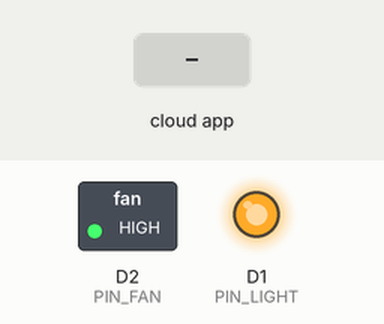
Bench run of a sketch on a simulated ESP8266 (NodeMCU). On the bench: switched loads named in the sketch (green lamp = pin HIGH), output pins drawn as LEDs (lit = HIGH). Inputs (shaded band) come from the test bench. WiFi joins after 1.5 s; servers stay silent unless stated; the Firebase database answers and starts empty; what the sketch prints to the serial monitor is not drawn.

Above: at 2.7 s.
2.8 s: the phone or cloud app sets lightStatus to 1
At 4.2 s:
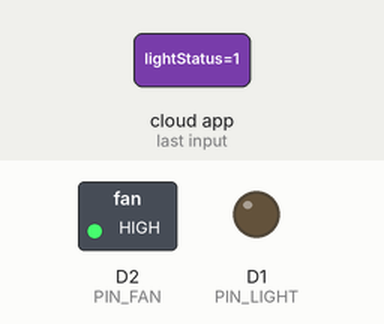
4.5 s: the phone or cloud app sets fanStatus to 1
At 5.5 s:
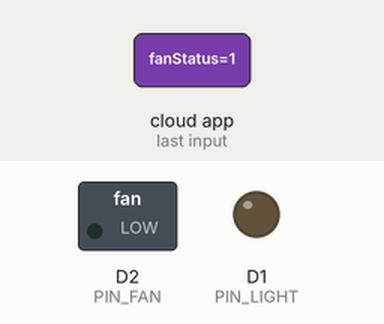
6.0 s: the phone or cloud app sets lightStatus to 0
At 7.3 s:
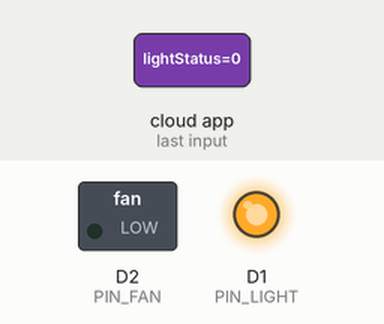
7.6 s: the phone or cloud app sets fanStatus to 0
At 8.5 s:
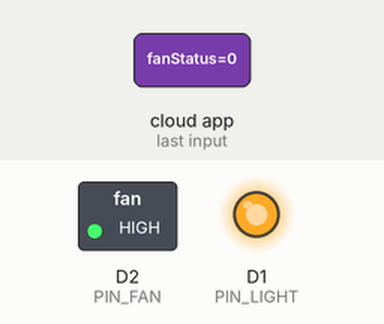
Timing chart, 0 to 10.1 s (numbered marks = the images above; inputs shaded):
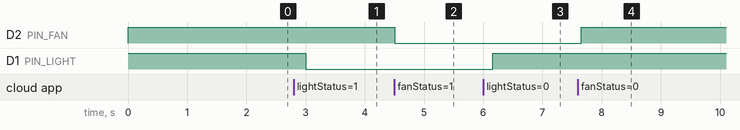

The sketch:

Example6-Relay-Dht.ino
```cpp
#include "FirebaseESP8266.h"
#include "ESP8266WiFi.h"
#include "DHTesp.h"

#define PIN_LIGHT D1
#define PIN_FAN D2
#define PIN_DHT D0

#define WIFI_SSID "wifi_name"
#define WIFI_PASSWORD "wifi_password"

#define FIREBASE_HOST "firebase_project_id.firebaseio.com"
#define FIREBASE_AUTH "firebase_database_secret"

FirebaseData firebaseData;

DHTesp dht;

const int temperatureUpdateIntervalMs = 30 * 1000; // 30 Seconds
const String temperaturePath = "temperature";
const String humidityPath = "humidity";
const String heatIndexPath = "heatIndex";
const String lightStatusPath = "lightStatus";
const String fanStatusPath = "fanStatus";
const String fanTriggerStatusPath = "fanTriggerStatus";
const String fanTriggerMinHeatIndexPath = "fanTriggerMinHeatIndex";

bool lightStatus = false;
bool fanStatus = false;
bool fanTriggerStatus = false;
float lastHeatIndex;
unsigned long lastTemperatureUpdatedTime = 0;

void setup() {
  Serial.begin(115200);
  pinMode(PIN_LIGHT, OUTPUT);
  pinMode(PIN_FAN, OUTPUT);
  dht.setup(PIN_DHT, DHTesp::DHT11);
  digitalWrite(PIN_LIGHT, !lightStatus);
  digitalWrite(PIN_FAN, !fanStatus);
  connectWifi();
  Firebase.begin(FIREBASE_HOST, FIREBASE_AUTH);
}

void loop() {
  // Read LightStatus value
  readLightStatus();
  // Read FanStatus value
  readFanStatus();
  // Read FanTriggerStatus value
  readFanTriggerStatus();
  // Check for FanTriggerMinHeatIndex if temperature updated and Fan is not on and FanTrigger is Enabled
  if (lastTemperatureUpdatedTime != 0 && !fanStatus && fanTriggerStatus ) {
    readFanTriggerMinHeatIndex();
  }
  // Send temperature, humidity, heatIndex
  unsigned long currentTime = millis();
  if (currentTime - lastTemperatureUpdatedTime > temperatureUpdateIntervalMs) {
    lastTemperatureUpdatedTime = currentTime;
    sendTemperature();
  }
}

void readLightStatus() {
  if (Firebase.getBool(firebaseData, lightStatusPath)) {
    bool newLightStatus = firebaseData.boolData();
    // Update lightStatus if necessary
    if (newLightStatus != lightStatus) {
      lightStatus = newLightStatus;
      digitalWrite(PIN_LIGHT, !lightStatus);
    }
  } else {
    onFirebaseError("Read LightStatus");
  }
}

void readFanStatus() {
  if (Firebase.getBool(firebaseData, fanStatusPath)) {
    bool newFanStatus = firebaseData.boolData();
    if (newFanStatus != fanStatus) {
      fanStatus = newFanStatus;
      digitalWrite(PIN_FAN, !fanStatus);
    }
  } else {
    onFirebaseError("Read FanStatus");
  }
}

void readFanTriggerStatus() {
  if (Firebase.getBool(firebaseData, fanTriggerStatusPath)) {
    fanTriggerStatus = firebaseData.boolData();
  } else {
    onFirebaseError("Read FanTriggerStatus");
  }
}


void readFanTriggerMinHeatIndex(){
  if (Firebase.getInt(firebaseData, fanTriggerMinHeatIndexPath)) {
      int fanTriggerMinTemperature = firebaseData.intData();
      // if last calculated heatIndex is bigger than fanTriggerMinTemperature
      if (lastHeatIndex > fanTriggerMinTemperature) {
        // Send FanStatus value true
        sendFanStatus(true);
      }
    } else {
      onFirebaseError("Read FanTriggerMinHeatIndex");
    }
}

void sendFanStatus(bool fanStatus) {
  if (!Firebase.setBool(firebaseData, fanStatusPath, fanStatus )) {
    onFirebaseError("Send FanStatus");
  }
}

void sendTemperature() {
  Serial.println("Sending Temperature");
  float temperature = dht.getTemperature();
  float humidity = dht.getHumidity();
  lastHeatIndex = dht.computeHeatIndex(temperature, humidity);
  // Send Humidity value
  if (!Firebase.setFloat(firebaseData, humidityPath, humidity)) {
    onFirebaseError("Send Humidity");
  }
  // Send Temperature value
  if (!Firebase.setFloat(firebaseData, temperaturePath, temperature)) {
    onFirebaseError("TSend emperature");
  }
  // Send HeatIndex value
  if (!Firebase.setFloat(firebaseData, heatIndexPath, lastHeatIndex)) {
    onFirebaseError("Send HeatIndex");
  }
}

void onFirebaseError(String action) {
  Serial.print("Firebase Error: "+action);
  Serial.println(firebaseData.errorReason());
}

void connectWifi() {
  Serial.printf("Connecting to %s \n", WIFI_SSID);
  WiFi.begin(WIFI_SSID, WIFI_PASSWORD);
  while (WiFi.status() != WL_CONNECTED) {
    Serial.println("...");
    delay(500);
  }
  Serial.println("Connected to WiFi");
  Serial.printf("Local IP: %s\n", WiFi.localIP().toString().c_str());
}
```

Measured:
- after the input at 2.8 s, D1 (PIN_LIGHT): HIGH → LOW after 0.20 s
- after the input at 4.5 s, D2 (PIN_FAN): HIGH → LOW at once
- after the input at 6.0 s, D1 (PIN_LIGHT): LOW → HIGH after 0.16 s
- after the input at 7.6 s, D2 (PIN_FAN): LOW → HIGH after 0.06 s
